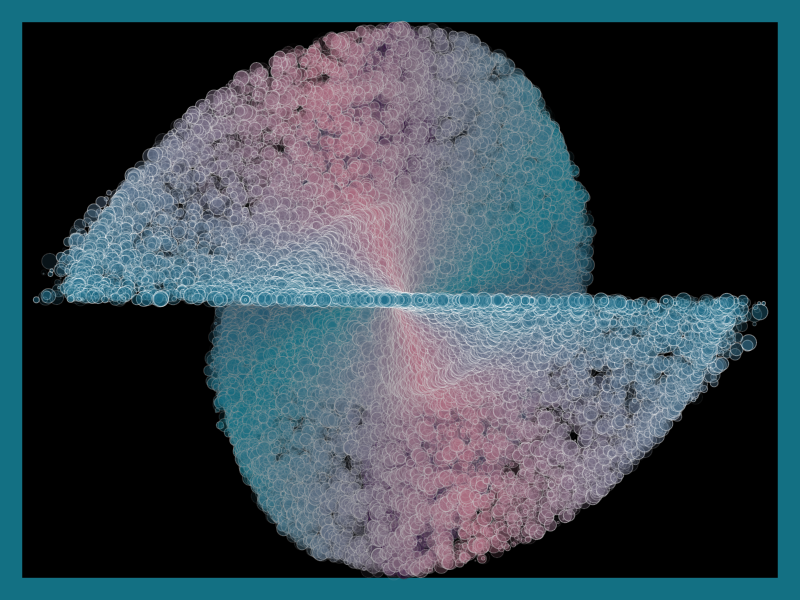

Source code (R):
#====== Day 21 of 25 Days of Rtistry - 3D======#

# Library Load-In====
library(tidyverse)
library(pracma)

# Setting up initial data and radi====
data <- tibble(x = sample(1:100000))
r <- seq(0,2*pi, length.out = nrow(data))

# Transforming it====
data <- data %>%
  mutate(y = (x^2)/x*sample(1:50)+x) %>%
  mutate(x = sin(x),
         y = cos(y))

# Adding the column of radi====
data <- cbind(data,r)

# Converting into a matrix for the pracma package====
matrix <- as.matrix(data)

# Feeble attempt at converting cartsian points to polar coordinates====
new_data <- cart2pol(matrix)

# Converting matrix back into a dataframe====
data <- as.data.frame(new_data)

# Final Image ====
data %>%
  ggplot(aes((phi*sin(r)*cos(z))*z,(phi*sin(r)*sin(z))*r))+
  theme_void()+
  geom_point(size = sample(seq(.1,5,length.out = 25),nrow(data),replace = TRUE),
             alpha = sample(seq(.02,.5,length.out = 25),nrow(data),replace = TRUE),
             shape = 21,
             color =  colorRampPalette(c("#000000","#ffffff"))(nrow(data)),
             fill = colorRampPalette(c("#94B5C0","#350B40","#453953","#137083","#AD6C80","#1F6F8B"))(nrow(data)))+
  theme(plot.background = element_rect(fill = "#000000", color = "#137083", size = 15 ))
